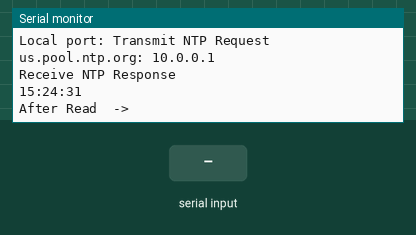
Bench run of a sketch on a simulated ESP8266 (Wemos D1 mini). On the bench: the last lines printed to the serial monitor. The test bench sets the inputs (shaded band). WiFi joins after 1.5 s; servers stay silent unless stated.

Above: at 2.7 s.
2.8 s: "1" received over Serial
At 4.4 s:
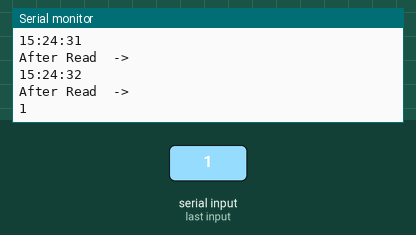
5.8 s: "0" received over Serial
At 7.2 s:
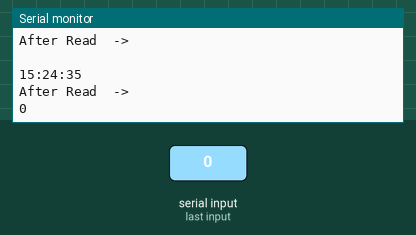
7.3 s: "2" received over Serial
At 9.0 s:
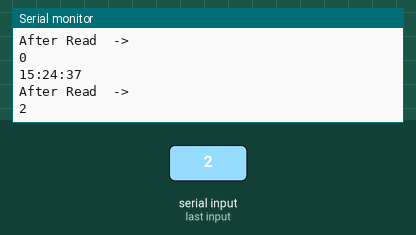
Timing chart, 0 to 10.5 s (numbered marks = the images above; inputs shaded):
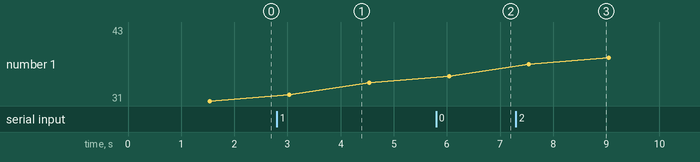

Measured:
- after the input at 2.8 s, the serial monitor: prints a new line after 1.2 s (image 1)
- after the input at 5.8 s, the serial monitor: prints a new line after 1.2 s (image 2)
- after the input at 7.3 s, the serial monitor: prints a new line after 1.2 s (image 3)

The sketch:

WeMos.ino
```cpp
#include <TimeLib.h>
#include <WiFiUdp.h>
#include <ESP8266WiFi.h>
#include <FirebaseArduino.h>


// Set these to run example.
#define FIREBASE_HOST "messapp-1d0b2.firebaseio.com"
#define FIREBASE_AUTH "ZK8FdlvgSaecO3bvj9XlbUeEA0xaRae2Ghg40FUU"
#define WIFI_SSID "AR"
#define WIFI_PASSWORD "bhai1998"


String name_1="Jamshid Ali";
String id_1="62bf471c";

String name_2="Abdul Hadi";
String id_2="e144f01a";

String name_3="User 1";
String id_3="61c87f1c";

String name_4="Engr Sumeyya";
String id_4="027c521b";

char card[8];

String Time="";
// NTP Servers:
static const char ntpServerName[] = "us.pool.ntp.org";

const int timeZone = 5;     // Islamabad +5

WiFiUDP Udp;
unsigned int localPort = 8888;  // local port to listen for UDP packets

time_t getNtpTime();
void digitalClockDisplay();

void sendNTPpacket(IPAddress &address);

void setup()
{

  Serial.begin(115200);
  WiFi.begin(WIFI_SSID, WIFI_PASSWORD);
  Serial.print("connecting");
  while (WiFi.status() != WL_CONNECTED) {
    Serial.print(".");
    delay(500);
  }
  Serial.println();
  Serial.print("connected: ");
  Serial.println(WiFi.localIP());
  Firebase.begin(FIREBASE_HOST, FIREBASE_AUTH);      //This initialize the client with the given firebase host and credentials.
  Udp.begin(localPort);
  Serial.print("Local port: ");
  setSyncProvider(getNtpTime);
  setSyncInterval(300);
}
  time_t prevDisplay = 0; // when the digital clock was displayed

void loop() {

                                        // TIME SITTEING
  Time =String(hour())+ ":" + Jdart(minute()) + ":" + Jdart(second());

  Serial.println(Time);

                                        //  FIREBASE DATA
  //##############################################################################################################################
  Serial.read(card,8);
  Serial.println("After Read  ->  ");
  Serial.println(card);
// Serial.print(strcmpi(card,id_1));
  if(strcmpi(card,id_1)){
    Firebase.pushString("User/18PWCSE1654/Name", name_1);
    Firebase.pushString("User/18PWCSE1654/Time",Time );
  }
  else if(strcmpi(card,id_2)){
    Firebase.pushString("User/18PWCSE1624/Name", name_2);
    Firebase.pushString("User/18PWCSE1624/Time",Time );
  }
  else if(strcmpi(card,id_3)){
    Firebase.pushString("User/18PWCSE1604/Name", name_3);
    Firebase.pushString("User/18PWCSE1604/Time",Time );
  }
    else if(strcmpi(card,id_4)){
    Firebase.pushString("User/18PWCSE1600/Name", name_4);
    Firebase.pushString("User/18PWCSE1600/Time",Time );
  }


  if (Firebase.failed()) {
      Serial.print("Test Failed:");
      Serial.println(Firebase.error());
      return;
  }
  for(int i=0;i<8;i++)
  {
    card[i]=' ';
  }
  delay(500);
}

String Jdart(int digits)
{
  String Time;
  if(digits<10)
    Time="0" + String(digits);
   else
   Time=String(digits);
   return Time;
}

/*-------- NTP code ----------*/

const int NTP_PACKET_SIZE = 48; // NTP time is in the first 48 bytes of message
byte packetBuffer[NTP_PACKET_SIZE]; //buffer to hold incoming & outgoing packets

time_t getNtpTime()
{
  IPAddress ntpServerIP; // NTP server's ip address

  while (Udp.parsePacket() > 0) ; // discard any previously received packets
  Serial.println("Transmit NTP Request");
  // get a random server from the pool
  WiFi.hostByName(ntpServerName, ntpServerIP);
  Serial.print(ntpServerName);
  Serial.print(": ");
  Serial.println(ntpServerIP);
  sendNTPpacket(ntpServerIP);
  uint32_t beginWait = millis();
  while (millis() - beginWait < 1500) {
    int size = Udp.parsePacket();
    if (size >= NTP_PACKET_SIZE) {
      Serial.println("Receive NTP Response");
      Udp.read(packetBuffer, NTP_PACKET_SIZE);  // read packet into the buffer
      unsigned long secsSince1900;
      // convert four bytes starting at location 40 to a long integer
      secsSince1900 =  (unsigned long)packetBuffer[40] << 24;
      secsSince1900 |= (unsigned long)packetBuffer[41] << 16;
      secsSince1900 |= (unsigned long)packetBuffer[42] << 8;
      secsSince1900 |= (unsigned long)packetBuffer[43];
      return secsSince1900 - 2208988800UL + timeZone * SECS_PER_HOUR;
    }
  }
  Serial.println("No NTP Response :-(");
  return 0; // return 0 if unable to get the time
}

// send an NTP request to the time server at the given address
void sendNTPpacket(IPAddress &address)
{
  // set all bytes in the buffer to 0
  memset(packetBuffer, 0, NTP_PACKET_SIZE);
  // Initialize values needed to form NTP request
  // (see URL above for details on the packets)
  packetBuffer[0] = 0b11100011;   // LI, Version, Mode
  packetBuffer[1] = 0;     // Stratum, or type of clock
  packetBuffer[2] = 6;     // Polling Interval
  packetBuffer[3] = 0xEC;  // Peer Clock Precision
  // 8 bytes of zero for Root Delay & Root Dispersion
  packetBuffer[12] = 49;
  packetBuffer[13] = 0x4E;
  packetBuffer[14] = 49;
  packetBuffer[15] = 52;
  // all NTP fields have been given values, now
  // you can send a packet requesting a timestamp:
  Udp.beginPacket(address, 123); //NTP requests are to port 123
  Udp.write(packetBuffer, NTP_PACKET_SIZE);
  Udp.endPacket();
}
bool strcmpi(char ch[],String str)
{
  bool flag;
  int i=0;
  for(i=0;i<8;i++)
  {
    if(ch[i]==str[i]);
    else
    break;
  }
  if(i==8)
  flag=true;
  else
  flag=false;
  return flag;
}
```
